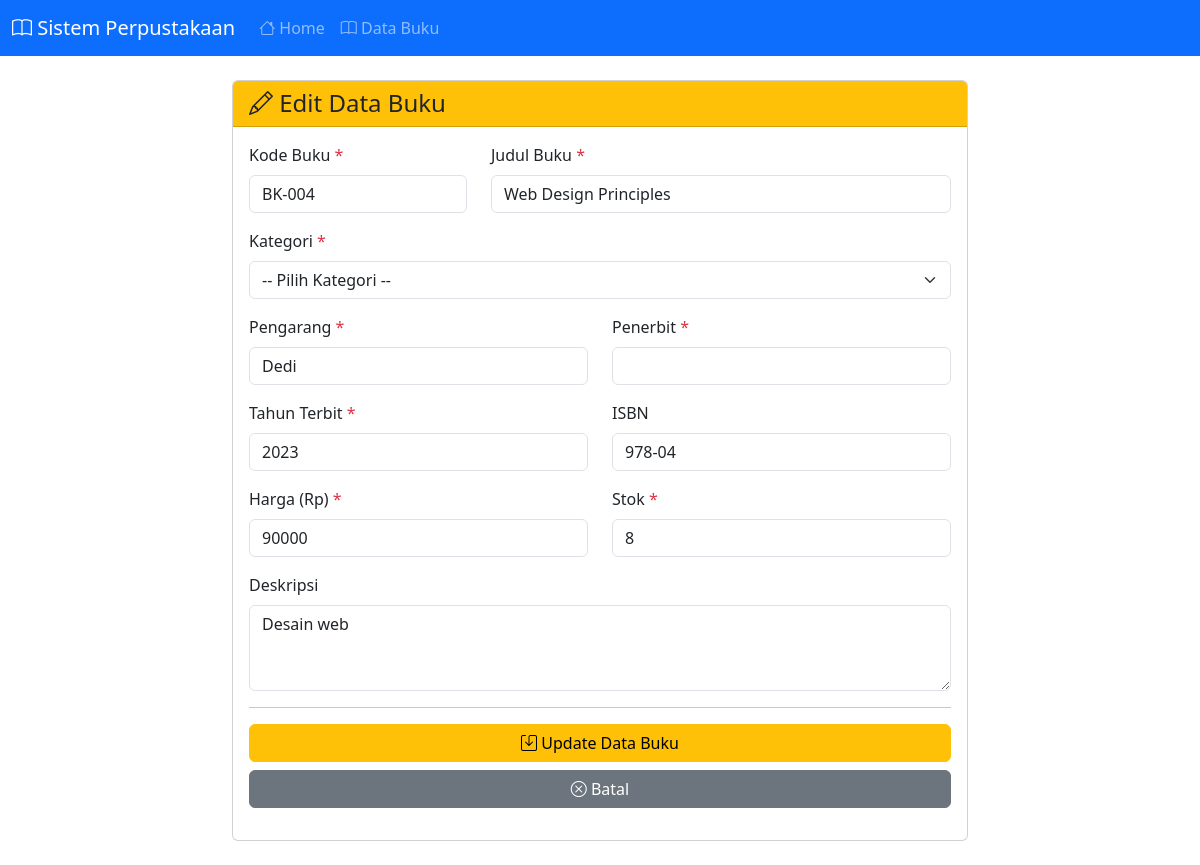
Screenshot of /modules/buku/edit.php?id=4 with the database file from the repository.
### tables this page shows
CREATE TABLE buku (
    id_buku INT AUTO_INCREMENT PRIMARY KEY,
    kode_buku VARCHAR(10),
    judul VARCHAR(255),
    pengarang VARCHAR(100),
    tahun_terbit INT,
    isbn VARCHAR(50),
    harga INT,
    stok INT,
    deskripsi TEXT,
    id_kategori INT,
    id_penerbit INT,
    id_rak INT,
    is_deleted TINYINT(1) DEFAULT 0,
    deleted_at TIMESTAMP NULL,
    created_at TIMESTAMP DEFAULT CURRENT_TIMESTAMP,

    FOREIGN KEY (id_kategori) REFERENCES kategori_buku(id_kategori),
    FOREIGN KEY (id_penerbit) REFERENCES penerbit(id_penerbit),
    FOREIGN KEY (id_rak) REFERENCES rak(id_rak)
);

### modules/buku/edit.php (the view, shortened to what this page needs)
<?php
require_once '../../config/database.php';
require_once '../../includes/header.php';
$id_buku = (int)$_GET['id'];
if ($_SERVER['REQUEST_METHOD'] == 'GET') {
    $stmt = $conn->prepare("SELECT * FROM buku WHERE id_buku = ?");
    $stmt->bind_param("i", $id_buku);
    $stmt->execute();
    $result = $stmt->get_result();
    $buku = $result->fetch_assoc();
    $kode_buku = $buku['kode_buku'];
    $judul = $buku['judul'];
    $pengarang = $buku['pengarang'];
    $penerbit = $buku['penerbit'];
    $tahun = $buku['tahun_terbit'];
    $isbn = $buku['isbn'];
    $harga = $buku['harga'];
    $stok = $buku['stok'];
    $deskripsi = $buku['deskripsi'];
}
?>
<div class="container">
    <div class="row">
        <div class="col-md-8 offset-md-2">
            <div class="card">
                <div class="card-header bg-warning">
                    <h4 class="mb-0">
                        <i class="bi bi-pencil"></i> Edit Data Buku
                    </h4>
                </div>
                <div class="card-body">
                    <form method="POST" action="">
                        <div class="row">
                            <div class="col-md-4 mb-3">
                                <label for="kode_buku" class="form-label">
                                    Kode Buku <span class="text-danger">*</span>
                                </label>
                                <input type="text"
                                       class="form-control"
                                       id="kode_buku"
                                       name="kode_buku"
                                       value="<?php echo htmlspecialchars($kode_buku); ?>"
                                       required>
                            </div>
                            <div class="col-md-8 mb-3">
                                <label for="judul" class="form-label">
                                    Judul Buku <span class="text-danger">*</span>
                                </label>
                                <input type="text"
                                       class="form-control"
                                       id="judul"
                                       name="judul"
                                       value="<?php echo htmlspecialchars($judul); ?>"
                                       required>
                            </div>
                        </div>
                        <div class="mb-3">
                            <label for="kategori" class="form-label">
                                Kategori <span class="text-danger">*</span>
                            </label>
                            <select class="form-select" id="kategori" name="kategori" required>
                                <option value="">-- Pilih Kategori --</option>
                            </select>
                        </div>
                        <div class="row">
                            <div class="col-md-6 mb-3">
                                <label for="pengarang" class="form-label">
                                    Pengarang <span class="text-danger">*</span>
                                </label>
                                <input type="text"
                                       class="form-control"
                                       id="pengarang"
                                       name="pengarang"
                                       value="<?php echo htmlspecialchars($pengarang); ?>"
                                       required>
                            </div>
                            <div class="col-md-6 mb-3">
                                <label for="penerbit" class="form-label">
                                    Penerbit <span class="text-danger">*</span>
                                </label>
                                <input type="text"
                                       class="form-control"
                                       id="penerbit"
                                       name="penerbit"
                                       value="<?php echo htmlspecialchars($penerbit); ?>"
                                       required>
                            </div>
                        </div>
                        <div class="row">
                            <div class="col-md-6 mb-3">
                                <label for="tahun" class="form-label">
                                    Tahun Terbit <span class="text-danger">*</span>
                                </label>
                                <input type="number"
                                       class="form-control"
                                       id="tahun"
                                       name="tahun"
                                       value="<?php echo htmlspecialchars($tahun); ?>"
                                       min="1900"
                                       max="<?php echo date('Y'); ?>"
                                       required>
                            </div>
                            <div class="col-md-6 mb-3">
                                <label for="isbn" class="form-label">ISBN</label>
                                <input type="text"
                                       class="form-control"
                                       id="isbn"
                                       name="isbn"
                                       value="<?php echo htmlspecialchars($isbn); ?>">
                            </div>
                        </div>
                        <div class="row">
                            <div class="col-md-6 mb-3">
                                <label for="harga" class="form-label">
                                    Harga (Rp) <span class="text-danger">*</span>
                                </label>
                                <input type="number"
                                       class="form-control"
                                       id="harga"
                                       name="harga"
                                       value="<?php echo htmlspecialchars($harga); ?>"
                                       min="0"
                                       step="1000"
                                       required>
                            </div>
                            <div class="col-md-6 mb-3">
                                <label for="stok" class="form-label">
                                    Stok <span class="text-danger">*</span>
                                </label>
                                <input type="number"
                                       class="form-control"
                                       id="stok"
                                       name="stok"
                                       value="<?php echo htmlspecialchars($stok); ?>"
                                       min="0"
                                       required>
                            </div>
                        </div>
                        <div class="mb-3">
                            <label for="deskripsi" class="form-label">Deskripsi</label>
                            <textarea class="form-control"
                                      id="deskripsi"
                                      name="deskripsi"
                                      rows="3"><?php echo htmlspecialchars($deskripsi); ?></textarea>
                        </div>
                        <hr>
                        <div class="d-grid gap-2">
                            <button type="submit" class="btn btn-warning">
                                <i class="bi bi-save"></i> Update Data Buku
                            </button>
                            <a href="index.php" class="btn btn-secondary">
                                <i class="bi bi-x-circle"></i> Batal
                            </a>
                        </div>
                    </form>
                </div>
            </div>
        </div>
    </div>
</div>

### includes/header.php (style rules this page uses)
body { min-height: 100vh; display: flex; flex-direction: column; }

### rows the page displays
buku: kode_buku "BK-004", judul "Web Design Principles", pengarang "Dedi", tahun "2023", isbn "978-04", harga "90000", stok "8", deskripsi "Desain web"
